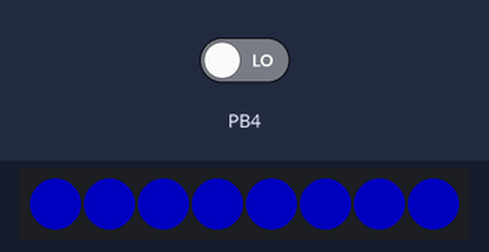
Recording of a sketch running on a simulated ATtiny85, built with avr-gcc and run on an emulated ATtiny85. On the bench: 8 RGB LEDs in strip order, left to right. Inputs (shaded band) come from the test bench; at power-on: PB4 LOW. Dim RGB values are drawn brighter than linear.

Above: at 1.25 s.
1.3 s: PB4 driven HIGH
At 2.5 s:
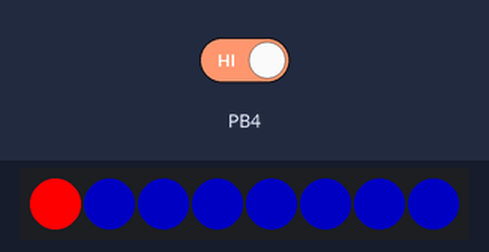
4.3 s: PB4 driven LOW
At 5.05 s:
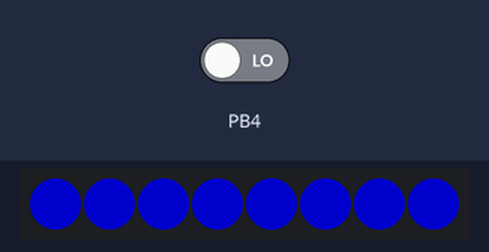
6.4 s: PB4 driven HIGH
At 7.6 s:
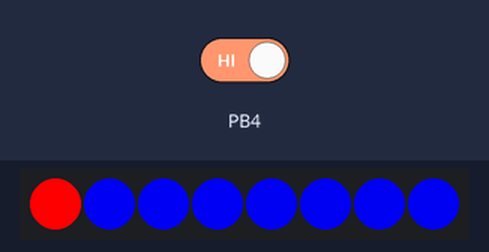
8.5 s: PB4 driven LOW
At 9.9 s:
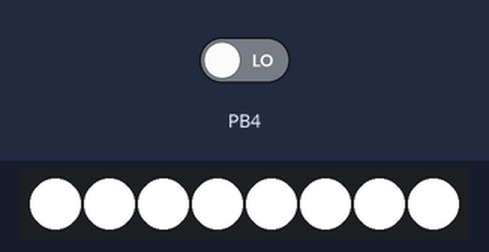
10.4 s: PB4 driven HIGH
At 12.6 s:
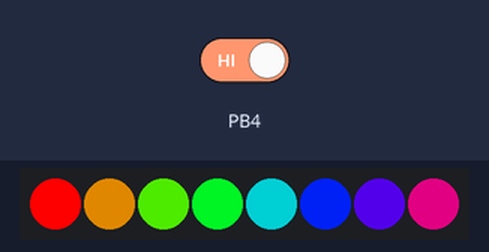
13.4 s: PB4 driven LOW
At 14.9 s:
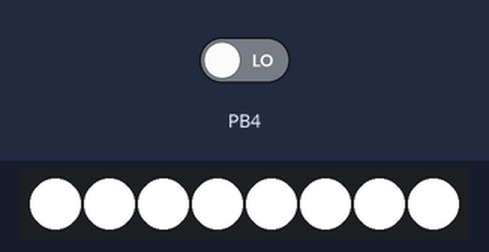
Timing chart, 0 to 16.3 s (numbered marks = the images above; inputs shaded):
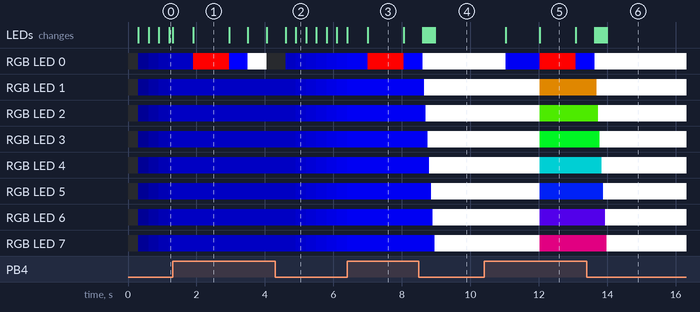

The sketch:

gammel.ino
```cpp
#include <Adafruit_NeoPixel.h>
#include <avr/power.h>

#define NEOPIXEL_PIN 0

// Parameter 1 = number of pixels in strip
// Parameter 2 = Arduino pin number (most are valid)
// Parameter 3 = pixel type flags, add together as needed:
//   NEO_KHZ800  800 KHz bitstream (most NeoPixel products w/WS2812 LEDs)
//   NEO_KHZ400  400 KHz (classic 'v1' (not v2) FLORA pixels, WS2811 drivers)
//   NEO_GRB     Pixels are wired for GRB bitstream (most NeoPixel products)
//   NEO_RGB     Pixels are wired for RGB bitstream (v1 FLORA pixels, not v2)
Adafruit_NeoPixel strip = Adafruit_NeoPixel(8, NEOPIXEL_PIN, NEO_GRB + NEO_KHZ800);
byte mode = 0;
byte lastButtonValue = 0;
byte col = 0;
byte dir = 1;

void setup() {
  // This is for Trinket 5V 16MHz, you can remove these three lines if you are not using a Trinket
#if defined (__AVR_ATtiny85__)
  if (F_CPU == 16000000) clock_prescale_set(clock_div_1);
#endif
  // End of trinket special code


  strip.begin();
  strip.show(); // Initialize all pixels to 'off'
}

void loop() {
  byte val = digitalRead(4);
  if( val == HIGH && lastButtonValue != val ){
    mode++;
    delay(100);
  }
  lastButtonValue = digitalRead(4);

  if( mode == 0){
    for(uint8_t i=0; i<strip.numPixels(); i++) {
      strip.setPixelColor(i, 0,  0,  col);
      strip.show();
      delay(1);
      if( digitalRead(4) == HIGH){ mode++;delay(500);return; }
    }

    if( dir == 1 ){
      col++;
    } else {
      col--;
    }

    if(col >= 254 && dir == 1){
      dir = 0;
    } else if(col <= 25 ){
      dir = 1;
    }
  }
  else if(mode == 1)
  {
    rainbowCycle(20);
  }
  else if(mode == 2)
  {
    colorWipe(strip.Color(255, 0, 0), 50); // Red
    if( digitalRead(4) == HIGH){ mode++;delay(500);return; }
    colorWipe(strip.Color(0, 255, 0), 50); // Green
    if( digitalRead(4) == HIGH){ mode++;delay(500);return; }
    colorWipe(strip.Color(0, 0, 255), 50); // Blue
  }
  else if(mode == 3)
  {
    colorWipe(strip.Color(255, 0, 0), 50); // just red
  }
  else if(mode == 4)
  {
    colorWipe(strip.Color(0, 0, 255), 50); // just blue
  }
  else if(mode == 5)
  {
    colorWipe(strip.Color(255, 255, 255), 50); // just white
  }
  else if(mode == 6)
  {
    colorWipe(strip.Color(0, 0, 0), 50); // off
  }
  if( mode >= 7 ){
    mode = 0;
  }
}

// Fill the dots one after the other with a color
void colorWipe(uint32_t c, uint8_t wait) {
  for(uint16_t i=0; i<strip.numPixels(); i++) {
      strip.setPixelColor(i, c);
      strip.show();
      delay(wait);
      if( digitalRead(4) == HIGH){ mode++;delay(500);return; }
  }
}

void rainbow(uint8_t wait) {
  uint16_t i, j;

  for(j=0; j<256; j++) {
    for(i=0; i<strip.numPixels(); i++) {
      strip.setPixelColor(i, Wheel((i+j) & 255));
    }
    if( digitalRead(4) == HIGH){ mode++;delay(500);return; }
    strip.show();
    delay(wait);
  }
}

// Slightly different, this makes the rainbow equally distributed throughout
void rainbowCycle(uint8_t wait) {
  uint16_t i, j;

  for(j=0; j<256*5; j++) { // 5 cycles of all colors on wheel
    for(i=0; i< strip.numPixels(); i++) {
      strip.setPixelColor(i, Wheel(((i * 256 / strip.numPixels()) + j) & 255));
    }
    if( digitalRead(4) == HIGH){ mode++;delay(500);return; }
    strip.show();
    delay(wait);
  }
}

// Input a value 0 to 255 to get a color value.
// The colours are a transition r - g - b - back to r.
uint32_t Wheel(byte WheelPos) {
  WheelPos = 255 - WheelPos;
  if(WheelPos < 85) {
   return strip.Color(255 - WheelPos * 3, 0, WheelPos * 3);
  } else if(WheelPos < 170) {
    WheelPos -= 85;
   return strip.Color(0, WheelPos * 3, 255 - WheelPos * 3);
  } else {
   WheelPos -= 170;
   return strip.Color(WheelPos * 3, 255 - WheelPos * 3, 0);
  }
}
```

Measured:
- after the input at 10.4 s, RGB LED 0: RGB(255, 255, 255) → RGB(0, 0, 217) after 0.63 s, → RGB(255, 0, 0) 1.0 s later, → RGB(0, 0, 255) 1.1 s later; RGB LED 1: RGB(255, 255, 255) → RGB(159, 96, 0) after 1.6 s
- after the input at 13.4 s, the LEDs: first differ from a run without the input after 0.29 s (image 6 shows a later state)
- what the display in image 1 shows lasts 1.1 s, from 1.9 s to 3.0 s
